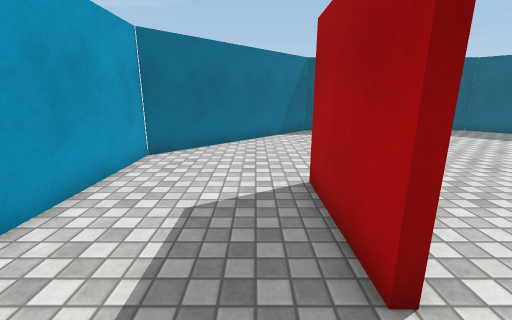
[1] (above)

12 first-person views from a walk through a scene from a Unity 3-D project. The camera is 1.4 m above the floor, tilts 14° down and sees 90° across. The floor is counted in squares, 0.67 m on a side. Each view is taken from the middle of a square. On the plan, view 1 faces up. The plan holds only what a view shows up to about 16 squares ahead; the rest is blank. The player is left out. Surface patterns are stand-ins for the level's own textures.

[2]
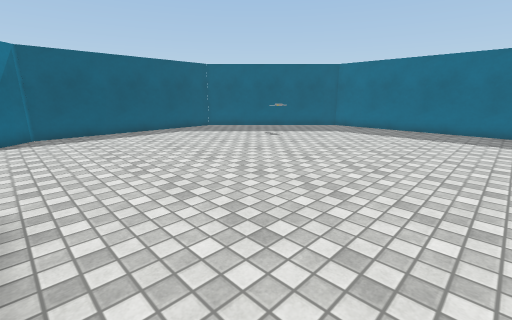

[3]
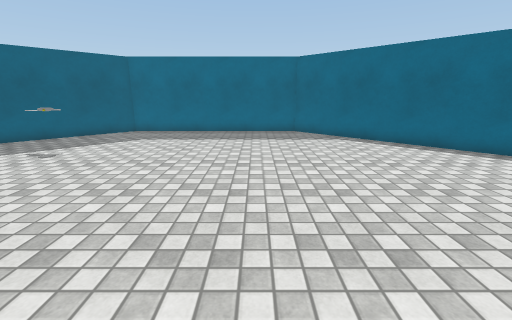

[4]
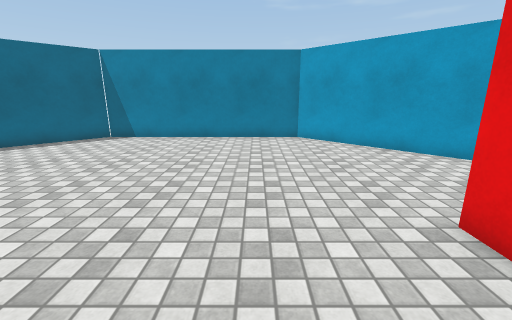

[5]
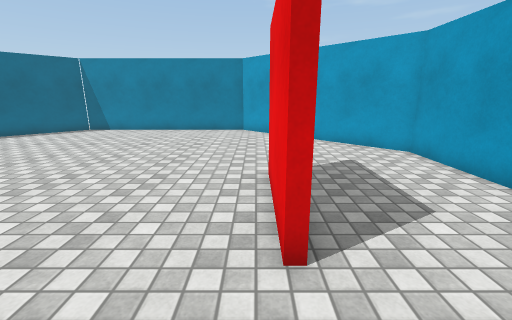

[6]
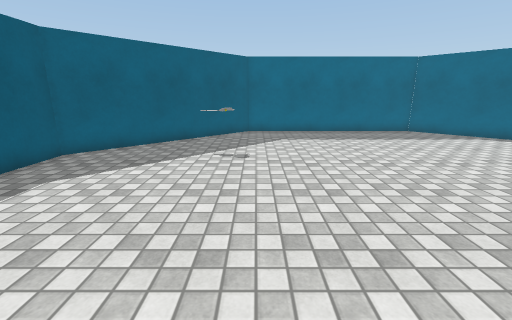

[7]
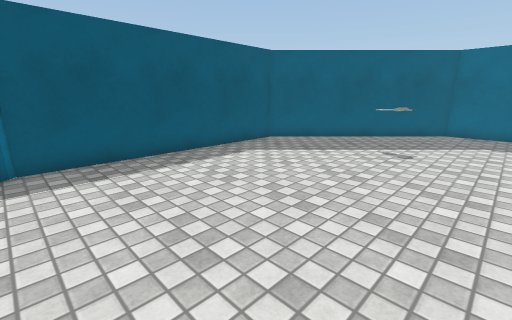

[8]
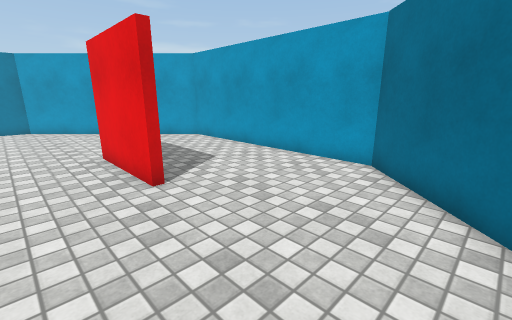

[9]
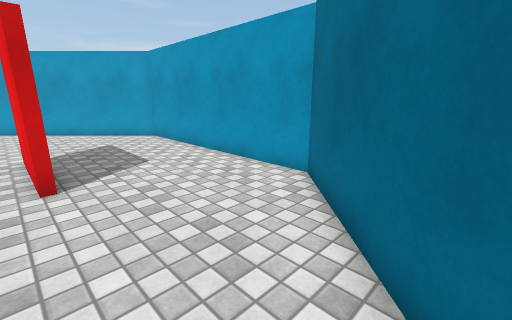

[10]
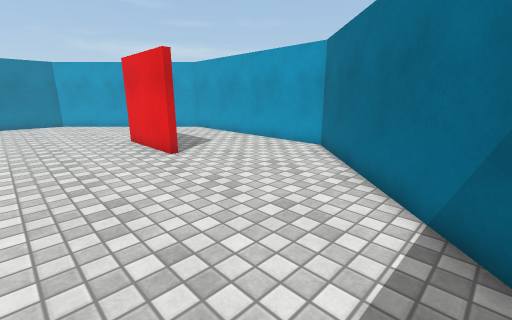

[11]
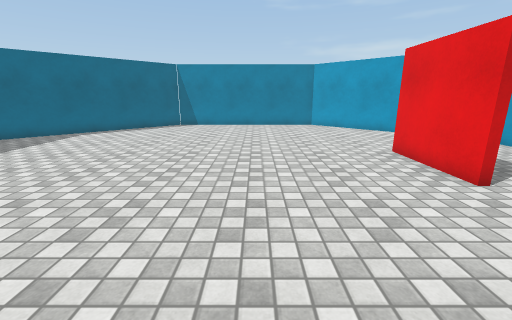

[12]
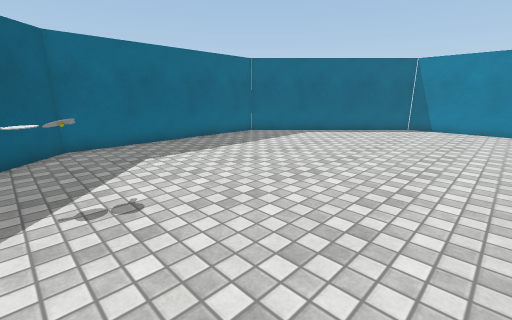

### Floor plan
Key: @ floor where view 1 was taken; # wall or solid block; . floor; = window, fence, low wall or low ledge.
Columns run from 4 left of view 1 to 20 right of it. Each row starts with its distance up from view 1.
 16       #############
 15      ##...........##
 14     ##.............##
 13    ##...............##
 12   ##.................##
 11  ##...............==..##
 10 ##................##...##
  9 #.......................#
  8 #.......................#
  7 #.......................#
  6 #....##.................#
  5 #....##.................#
  4 #....##.................#
  3 #....##.................#
  2 #....##.................#
  1 #.......................#
  0 #...@...................#
 -1 ##.....................##
 -2  ##...................##
 -3   ##.................##
 -4    ##...............##
 -5     ##.............##
 -6      ##...........##
 -7       ##.........##

Where each view was taken, in squares from view 1:
view 1: 0 up, 0 right, facing up
view 2: 0 up, 2 right, facing up-right
view 3: 2 up, 4 right, facing right
view 4: 6 up, 5 right, facing down
view 5: 9 up, 2 right, facing down
view 6: 9 up, 4 right, facing right
view 7: 7 up, 3 right, facing up-right
view 8: 12 up, 4 right, facing down-left
view 9: 13 up, 2 right, facing down-left
view 10: 15 up, 6 right, facing down-left
view 11: 12 up, 7 right, facing down
view 12: 11 up, 8 right, facing down-right
